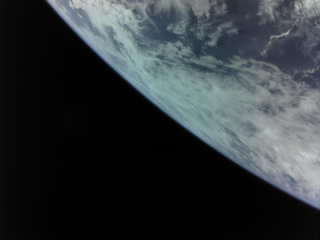
#> input picture input/HZ_Horizon_05/B4_HZ_320x240_88_complete.jpg, 320 x 240 px
$ python -i star_detector.py   (imports and definitions only)
#> lines starting #> are read from the running program, lines starting #| are printed output that depends on the picture; after the words box and inside, x2 and y2 are one past the last pixel; in counts of white or black regions, pixels touching at a corner belong together
#> further down, picture is the input picture: shape (240, 320, 3); mean B, G, R 56.8, 54, 48.5
import cv2
import numpy as np

def detect_stars(image):
    # המרה לגווני אפור
    gray = cv2.cvtColor(image, cv2.COLOR_BGR2GRAY)
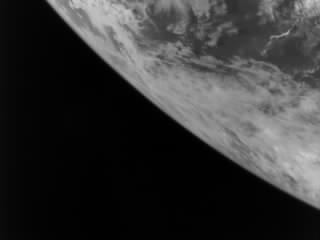
#> gray: shape (240, 320); min 0, max 202, mean 52.6

    # שיפור ניגודיות עם CLAHE
    clahe = cv2.createCLAHE(clipLimit=2.5, tileGridSize=(8, 8))
    enhanced = clahe.apply(gray)
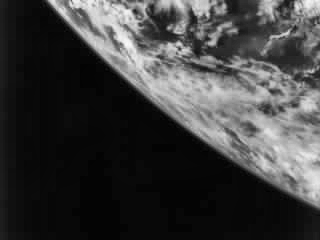
#> enhanced: shape (240, 320); min 1, max 248, mean 61.6

    # סף אדפטיבי כדי לזהות גם כוכבים חלשים ברקע משתנה
    thresh = cv2.adaptiveThreshold(
        enhanced, 255,
        cv2.ADAPTIVE_THRESH_GAUSSIAN_C,
        cv2.THRESH_BINARY,
        blockSize=15,
        C=-10
    )
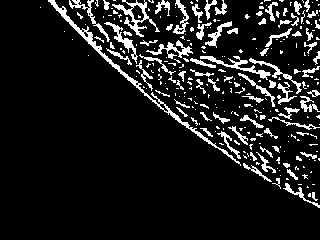
#> thresh: shape (240, 320); 10.9% white in thin lines or dots, all inside (x1, y1, x2, y2) = (40, 0, 320, 208)

    # ניקוי רעשים קטנים
    kernel = cv2.getStructuringElement(cv2.MORPH_ELLIPSE, (3, 3))
    clean = cv2.morphologyEx(thresh, cv2.MORPH_OPEN, kernel, iterations=1)
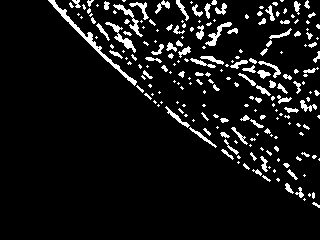
#> clean: shape (240, 320); 7.9% white; 215 white regions (122 under 20 px), largest, box (x1, y1, x2, y2) and area: (48, 0, 137, 86) 516, (105, 22, 136, 53) 207, (113, 4, 143, 37) 185
    clean = cv2.morphologyEx(clean, cv2.MORPH_CLOSE, kernel, iterations=1)
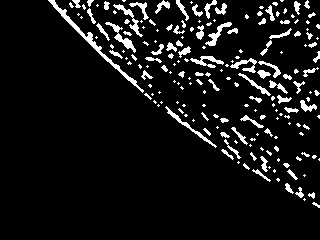
#> clean: shape (240, 320); 8.1% white; 193 white regions (108 under 20 px)

    # מציאת קונטורים
    contours, _ = cv2.findContours(clean, cv2.RETR_EXTERNAL, cv2.CHAIN_APPROX_SIMPLE)
#> contours = 193 contours, 136 with area under 20; largest, box (x1, y1, x2, y2) and area: (48, 0, 144, 93) 434, (105, 22, 136, 53) 166, (165, 106, 217, 148) 146, (113, 4, 143, 37) 138, (205, 22, 232, 46) 137

    # העתקת התמונה לסימון
    marked_image = image.copy()
    stars_count = 0

    for c in contours:
        area = cv2.contourArea(c)
        if 6 < area < 150:  # סינון משופר
            x, y, w, h = cv2.boundingRect(c)
            aspect_ratio = float(w) / h
            if 0.6 < aspect_ratio < 1.5:  # יחס גובה-רוחב גמיש יותר
                padding = 3  # ריבוע ברור אבל לא מוגזם
                top_left = (x - padding, y - padding)
                bottom_right = (x + w + padding, y + h + padding)
                cv2.rectangle(marked_image, top_left, bottom_right, (0, 255, 0), 2)
                stars_count += 1
#> this loop made 193 passes
#> (area, x, y, w, h, aspect_ratio, top_left, bottom_right) on passes 4, 5, 8, 10, 23, 28, 36, 56, 64, 81, 82, 84: (32, 295, 187, 9, 11, 0.818, (292, 184), (307, 201)), (33.5, 285, 183, 9, 11, 0.818, (282, 180), (297, 197)), (30.5, 287, 169, 11, 11, 1, (284, 166), (301, 183)), (37, 252, 169, 19, 13, 1.46, (249, 166), (274, 185)), (27, 221, 149, 13, 11, 1.18, (218, 146), (237, 163)), (40.5, 224, 139, 17, 20, 0.85, (221, 136), (244, 162)), (52, 231, 127, 17, 18, 0.944, (228, 124), (251, 148)), (146, 165, 106, 52, 42, 1.24, (162, 103), (220, 151)), (76, 300, 100, 17, 12, 1.42, (297, 97), (320, 115)), (34.5, 293, 81, 12, 13, 0.923, (290, 78), (308, 97)), (61, 269, 80, 19, 14, 1.36, (266, 77), (291, 97)), (26.5, 208, 79, 12, 12, 1, (205, 76), (223, 94))
#> (area, x, y, w, h, aspect_ratio) on passes 18, 33, 42, 47, 55, 68: (47, 260, 156, 8, 16, 0.5), (23.5, 220, 132, 10, 6, 1.67), (20.5, 220, 118, 9, 5, 1.8), (58, 240, 115, 24, 13, 1.85), (36, 284, 107, 15, 6, 2.5), (26.5, 249, 96, 13, 7, 1.86)
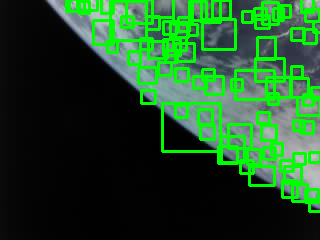
#> marked_image: shape (240, 320, 3); 16.12% of pixels changed, all inside (x1, y1, x2, y2) = (65, 0, 320, 213)
#> after the loop, stars_count = 81

    circles = cv2.HoughCircles(enhanced, cv2.HOUGH_GRADIENT, dp=1.2, minDist=5,
                               param1=50, param2=15, minRadius=1, maxRadius=5)
#> circles = [[119.4, 46.2, 4.24], [285, 156.6, 4.12], [136.2, 11.4, 4.24]]

    if circles is not None:
        for circle in circles[0, :]:
            center = (int(circle[0]), int(circle[1]))
            cv2.circle(marked_image, center, 3, (255, 0, 0), 1)
#> this loop made 3 passes
#> (circle, center) on passes 1 to 3: ([119.4, 46.2, 4.24], (119, 46)), ([285, 156.6, 4.12], (285, 156)), ([136.2, 11.4, 4.24], (136, 11))
#> marked_image: shape (240, 320, 3); 0.06% of pixels changed, all inside (x1, y1, x2, y2) = (116, 8, 289, 160)
        stars_count += circles.shape[1]
#> stars_count = 84

    return (stars_count >= 3), marked_image

>>> import cv2
>>> picture = cv2.imread('../input/HZ_Horizon_05/B4_HZ_320x240_88_complete.jpg')
>>> result = detect_stars(picture)

$ run again, on input/HZ_Horizon_05/B4_HZ_320x240_89_complete.jpg
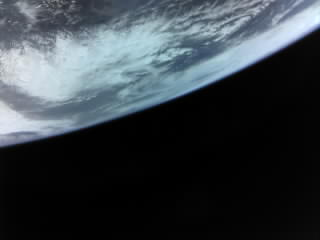
#> input picture input/HZ_Horizon_05/B4_HZ_320x240_89_complete.jpg, 320 x 240 px
#> picture is the input picture: shape (240, 320, 3); mean B, G, R 68.4, 63, 55.5
#> in detect_stars, `thresh = cv2.adaptiveThreshold( enhanced, 255, cv2.ADAPTIVE_THRESH_GAU..`:
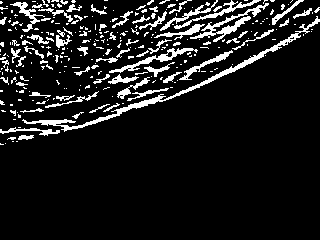
#> thresh: shape (240, 320); 10.7% white; 293 white regions (221 under 20 px), largest, box (x1, y1, x2, y2) and area: (22, 16, 320, 132) 1367, (190, 3, 269, 42) 577, (109, 48, 198, 73) 401
#> contours = 167 contours, 129 with area under 20; largest, box (x1, y1, x2, y2) and area: (167, 33, 299, 100) 442, (38, 95, 163, 131) 434, (181, 50, 233, 80) 185, (13, 2, 42, 32) 185, (213, 16, 251, 42) 179
#> the loop in detect_stars, `for c in contours:` made 167 passes
#> (area, x, y, w, h, aspect_ratio, top_left, bottom_right) on passes 32, 37, 42, 61, 70, 75, 108, 121: (63, 117, 88, 14, 11, 1.27, (114, 85), (134, 102)), (43, 133, 78, 15, 11, 1.36, (130, 75), (151, 92)), (35, 163, 74, 12, 9, 1.33, (160, 71), (178, 86)), (29, 109, 54, 11, 9, 1.22, (106, 51), (123, 66)), (28.5, 11, 49, 9, 8, 1.12, (8, 46), (23, 60)), (28.5, 78, 47, 10, 8, 1.25, (75, 44), (91, 58)), (24, 261, 29, 13, 9, 1.44, (258, 26), (277, 41)), (42.5, 303, 18, 17, 14, 1.21, (300, 15), (323, 35))
#> after the loop in detect_stars, `for c in contours:`:
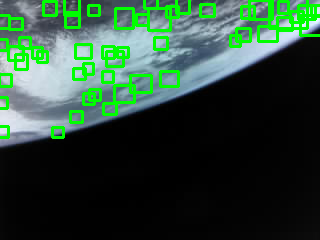
#> marked_image: shape (240, 320, 3); 8.84% of pixels changed, all inside (x1, y1, x2, y2) = (0, 0, 320, 139)
#> after the loop in detect_stars, `for c in contours:`: stars_count = 50
#> circles = [[9, 67.8, 4.24]]
#> the loop in detect_stars, `for circle in circles[0, :]:` made 1 pass
#> (circle, center) on pass 1: ([9, 67.8, 4.24], (9, 67))
#> in detect_stars, `stars_count += circles.shape[1]`: stars_count = 51

$ run again, on input/HZ_Horizon_05/B4_HZ_640x480_29_complete.jpg
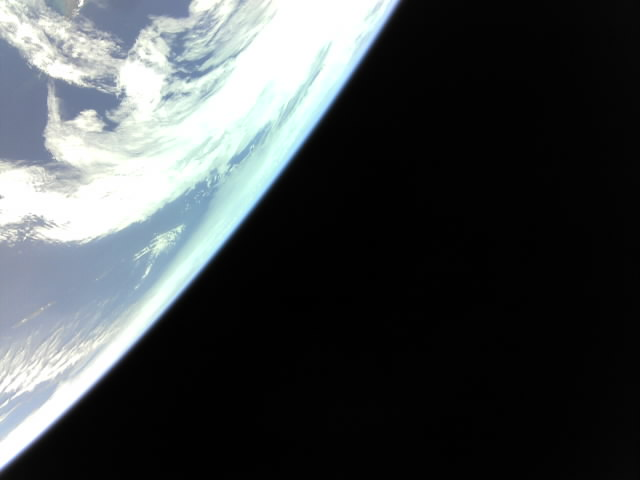
#> input picture input/HZ_Horizon_05/B4_HZ_640x480_29_complete.jpg, 640 x 480 px
#> picture is the input picture: shape (480, 640, 3); mean B, G, R 75.7, 73.7, 69.3
#> in detect_stars, `thresh = cv2.adaptiveThreshold( enhanced, 255, cv2.ADAPTIVE_THRESH_GAU..`:
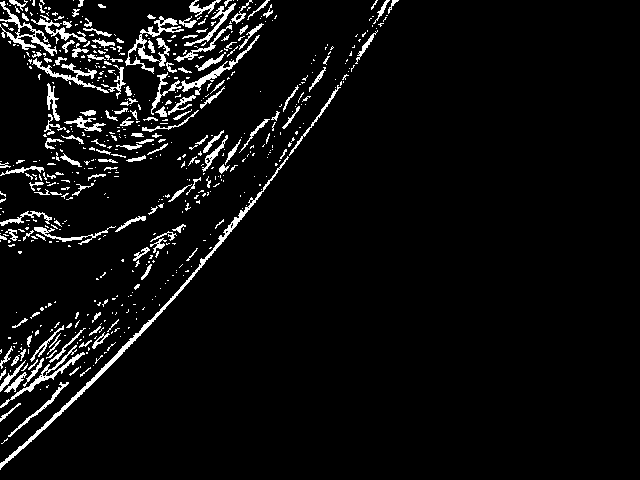
#> thresh: shape (480, 640); 5.4% white in thin lines or dots, all inside (x1, y1, x2, y2) = (0, 0, 399, 470)
#> contours = 326 contours, 235 with area under 20; largest, box (x1, y1, x2, y2) and area: (0, 192, 262, 469) 1117, (11, 352, 85, 400) 286, (181, 66, 225, 92) 228, (7, 32, 57, 56) 203, (196, 3, 236, 43) 185
#> the loop in detect_stars, `for c in contours:` made 326 passes
#> (area, x, y, w, h, aspect_ratio, top_left, bottom_right) on passes 1, 5, 10, 11, 12, 17, 18, 24: (31.5, 0, 408, 14, 14, 1, (-3, 405), (17, 425)), (87.5, 5, 374, 19, 19, 1, (2, 371), (27, 396)), (23.5, 41, 364, 10, 10, 1, (38, 361), (54, 377)), (98, 0, 364, 23, 28, 0.821, (-3, 361), (26, 395)), (61, 27, 358, 17, 24, 0.708, (24, 355), (47, 385)), (26.5, 0, 350, 11, 16, 0.688, (-3, 347), (14, 369)), (43.5, 49, 349, 16, 14, 1.14, (46, 346), (68, 366)), (41.5, 35, 341, 13, 14, 0.929, (32, 338), (51, 358))
#> after the loop in detect_stars, `for c in contours:`:
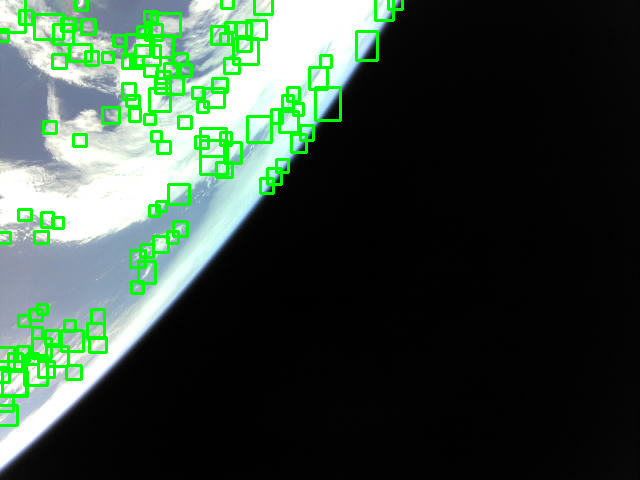
#> marked_image: shape (480, 640, 3); 5.8% of pixels changed, all inside (x1, y1, x2, y2) = (0, 0, 404, 427)
#> after the loop in detect_stars, `for c in contours:`: stars_count = 116
#> circles = [[150.6, 124.2, 4.24]]
#> the loop in detect_stars, `for circle in circles[0, :]:` made 1 pass
#> (circle, center) on pass 1: ([150.6, 124.2, 4.24], (150, 124))
#> in detect_stars, `stars_count += circles.shape[1]`: stars_count = 117
